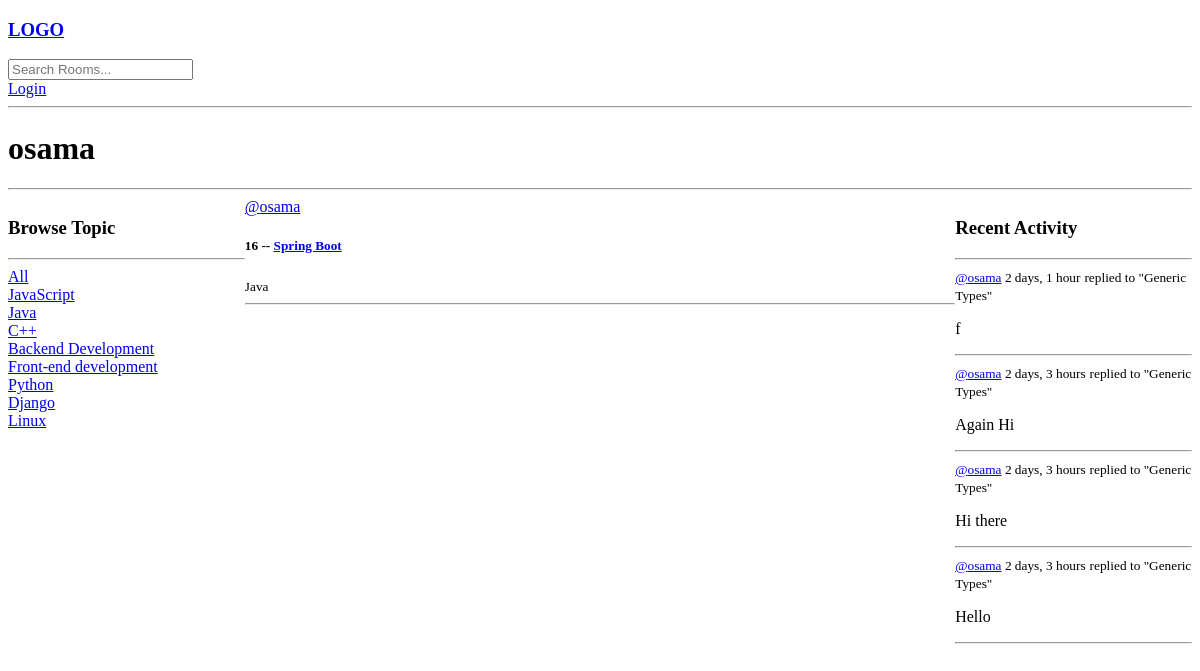
Page /profile/4/ on the earlier database version.
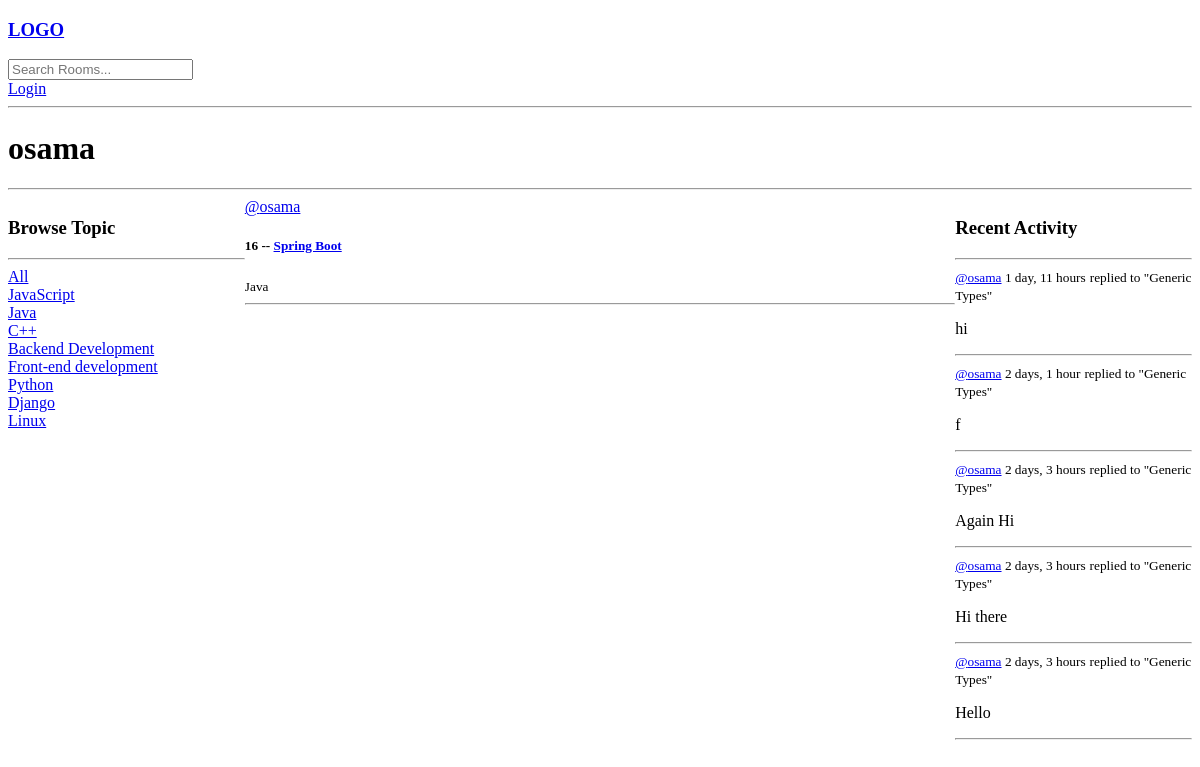
Same page on the later database version.
### base/models.py (models this page shows)
class Topic (models.Model):
        name = models.CharField(max_length=200)
        def __str__(self):
                return self.name

class Room(models.Model ):
        host = models.ForeignKey(User, on_delete=models.SET_NULL , null=True)
        topic = models.ForeignKey(Topic, on_delete=models.SET_NULL , null=True)
        name = models.CharField(max_length=200)
        description = models.TextField(null=True, blank=True)
        participants = models.ManyToManyField(User, related_name='participants', blank=True)
        update=models.DateTimeField(auto_now=True)
        created = models.DateTimeField(auto_now_add=True)
        class Meta:
                ordering = ['-update', '-created']             # ordering in Descending Order
        def __str__(self) :
                return str(self.name)

class Message(models.Model):
        user = models.ForeignKey(User, on_delete=models.CASCADE)
        room = models.ForeignKey(Room, on_delete=models.CASCADE)
        body = models.TextField()
        update=models.DateTimeField(auto_now=True)
        created = models.DateTimeField(auto_now_add=True)
        class Meta:
                ordering = ['-update', '-created']
        def __str__(self):
                return self.body[0:50]

### base/views.py (the view)
# urls.py: path("profile/<str:pk>/", views.userProfile, name ="user-profile"),
def userProfile(request, pk):
    user = User.objects.get(id=pk)
    rooms = user.room_set.all()
    room_messages = user.message_set.all()
    topics = Topic.objects.all()
    context ={'user':user, 'rooms':rooms, 'room_messages':room_messages,'topics':topics}
    return render(request, 'base/profile_component.html' , context)

### base/templates/base/profile_component.html (shortened to what this page needs)
{% extends 'main.html' %}
{% block content %}
      <h1>
        {{user.username}}
      </h1> <hr>
      <div class="profile-container">
            <div>
                {% include 'base/topic_component.html' %}
            </div>
            <div>
                {% include 'base/feed_component.html' %}
            </div>
            <div>
                {% include 'base/activity_component.html' %}
            </div>
      </div>
{% endblock content %}

### base/templates/base/topic_component.html
        <h3>Browse Topic</h3>
        <hr>
        <div>
            <a href="{% url 'home'%}">All</a>
        </div>
        {% for topic in topics %}
            <div>
                <a href="{% url 'home'%}?q={{topic.name}}">{{topic}}</a>
            </div>
        {% endfor %}

### base/templates/base/feed_component.html (shortened to what this page needs)
<div>
    {% for room in rooms %}
    <a href="{% url 'user-profile' room.host.id %}">@{{room.host.username}}</a>
    <h5>{{room.id}} -- <a href="/room/{{room.id}}">{{room.name}} </a> </h5>
    <small>{{room.topic.name}}</small>
    <br><hr>
    {% endfor %}
</div>

### base/templates/base/activity_component.html (shortened to what this page needs)
        <h3>Recent Activity</h3>
        <hr>
        {% for message in room_messages %}
            <div>
                <small> <a href="{% url 'user-profile' message.user.id %}"> @{{message.user}}</a> {{message.created | timesince}}</small>
                <small>replied to "{{message.room}}"</small>
                <p>{{message}}</p>
                <hr>
            </div>
        {% endfor %}

Differences in the rows shown:
added Message: user "osama", created "1 day, 11 hours", room "Generic Types", body "hi"
